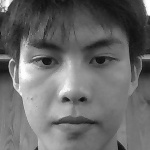
#> input picture training/luan/luan (1).jpg, 150 x 150 px, found by its file name; its folder holds only this picture in this run
$ python trainimg.py
#> lines starting #> are read from the running program, lines starting #| are printed output that depends on the picture
#Mô tả: Trong phân đoạn code này ta có 2 phần chính
#Phần 1: Dùng để chuyển từ ảnh màu thành trắng đen và nhận diện khuôn mặt người
#Phần 2: Cắt hình vào đúng nơi gương mặt nhận diện được để dễ trainning
#Lưu ý: kích thước ảnh sau cắt phải resize thành 150x150
import cv2
import os
import numpy as np
detector=cv2.CascadeClassifier(cv2.data.haarcascades +'haarcascade_frontalface_default.xml')

#Xử lý ảnh
for a in range(1,61):
    filename = 'E:\\\\face_cnn\\\\training\\\\luan\\\\luan ('  +str(a) + ')' + '.jpg'
    frame = cv2.imread(filename)
#> frame is the input picture: shape (150, 150, 3); min 10, max 255, mean 106.1
    gray = cv2.cvtColor(frame,cv2.COLOR_BGR2GRAY)
    fa = detector.detectMultiScale(gray, 1.1, 5)
#> fa = [[7, 6, 136, 136]]
    for(x,y,w,h) in fa:
        img = cv2.rectangle(frame,(x,y),(x+w, y+h),(0,255,0), 2)
        path = 'E:\\\\face_cnn\\\\training\\\\luan1\\\\luan ('  +str(a) + ')' +'.jpg'
        gray = gray[y:y+h,x:x+w]
        gray = cv2.resize(gray,(150,150))
        cv2.imwrite(path,gray)
        cv2.waitKey(0)
#> this loop made 1 pass
#> pass 1, `img = cv2.rectangle(frame,(x,y),(x+w, y+h),(0,255,0), 2)`:
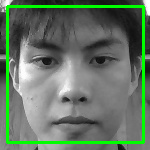
#> img: shape (150, 150, 3); mean B, G, R 99.9, 118.4, 99.9
#> pass 1, `gray = gray[y:y+h,x:x+w]`:
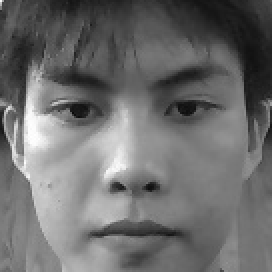
#> gray: shape (136, 136) (shown 2 times larger); min 10, max 255, mean 108.9
#> (the run stopped early here; a loop or call above may not have finished)
